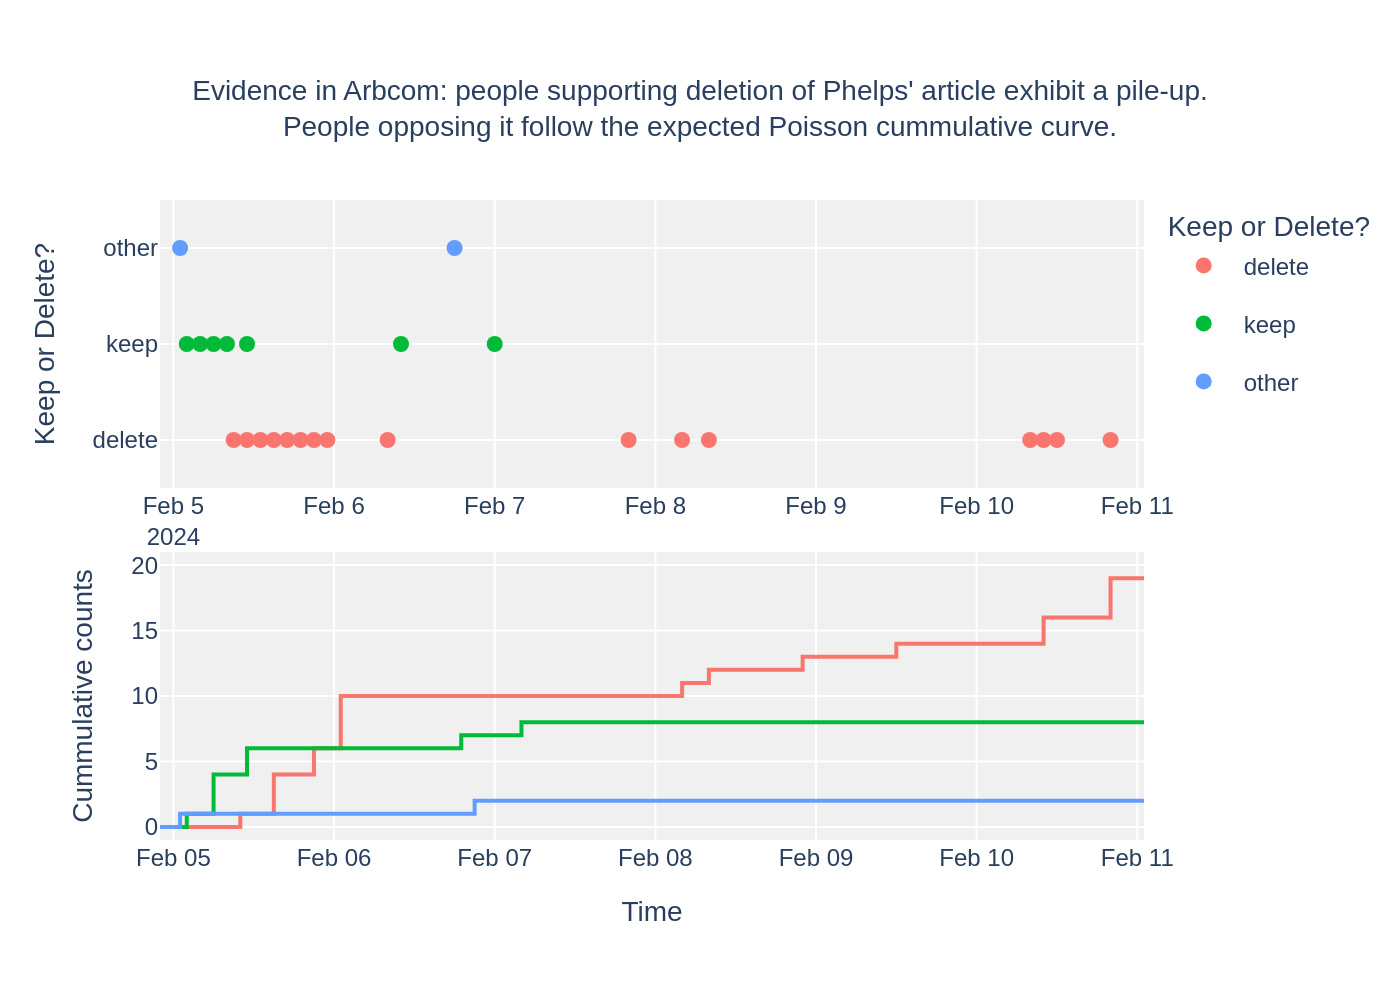

Write Python code to recreate this figure.
import sys
import json
import os
import plotly.graph_objects as go
from plotly.subplots import make_subplots

# Check for command-line argument
if len(sys.argv) != 2:
    print("Usage: python create_chart.py <path_to_json_file>")
    sys.exit(1)

json_path = sys.argv[1]

# Read data from the JSON file
try:
    with open(json_path, 'r', encoding='utf-8') as f:
        chart_data = json.load(f)
except FileNotFoundError:
    print(f"Error: JSON file not found at {json_path}")
    sys.exit(1)
except json.JSONDecodeError:
    print(f"Error: Could not decode JSON from {json_path}")
    sys.exit(1)

# Create figure with two subplots
fig = make_subplots(
    rows=2,
    cols=1,
    shared_xaxes=True,
    vertical_spacing=0.1
)

# Extract data for convenience
scatter_series = chart_data['chart_data']['scatter_plot']
step_series = chart_data['chart_data']['step_plot']
colors = chart_data['colors']
texts = chart_data['texts']

# Add scatter plot traces (top subplot)
for i, series in enumerate(scatter_series):
    fig.add_trace(
        go.Scatter(
            x=series['x'],
            y=series['y'],
            mode='markers',
            name=series['name'],
            marker=dict(color=colors[i], size=8),
            legendgroup=series['name'],
            showlegend=True
        ),
        row=1, col=1
    )

# Add step plot traces (bottom subplot)
for i, series in enumerate(step_series):
    fig.add_trace(
        go.Scatter(
            x=series['x'],
            y=series['y'],
            mode='lines',
            name=series['name'],
            line=dict(color=colors[i], shape='hv', width=2),
            legendgroup=series['name'],
            showlegend=False
        ),
        row=2, col=1
    )


# Update layout and styling
fig.update_layout(
    title=dict(
        text=texts['title'],
        x=0.5,
        font=dict(size=14)
    ),
    legend_title_text=texts['legend_title'],
    font_family="Arial",
    plot_bgcolor='#F0F0F0',
    paper_bgcolor='white',
    height=700,
    margin=dict(l=80, r=40, t=100, b=80)
)

# Update axes for top subplot
fig.update_yaxes(
    title_text=texts['y_axis_label_top'],
    row=1, col=1,
    tickvals=[1, 2, 3],
    ticktext=texts['y_axis_tick_labels_top'],
    gridcolor='white',
    zeroline=False,
    range=[0.5, 3.5]
)
fig.update_xaxes(
    row=1, col=1,
    gridcolor='white',
    zeroline=False,
    showticklabels=True
)

# Update axes for bottom subplot
fig.update_yaxes(
    title_text=texts['y_axis_label_bottom'],
    row=2, col=1,
    gridcolor='white',
    zeroline=False,
    range=[-1, 21]
)
fig.update_xaxes(
    title_text=texts['x_axis_label_bottom'],
    row=2, col=1,
    gridcolor='white',
    zeroline=False,
    tickformat='%b %d'
)

# Set common x-axis range
x_min = min(step_series[i]['x'][0] for i in range(len(step_series)))
x_max = max(step_series[i]['x'][-1] for i in range(len(step_series)))
fig.update_xaxes(range=[x_min, x_max])


# Generate output filename from JSON path
filename_base = os.path.splitext(os.path.basename(json_path))[0]
output_filename = f"{filename_base}.png"

# Save the figure
fig.write_image(output_filename, scale=2)

print(f"Chart saved as {output_filename}")
